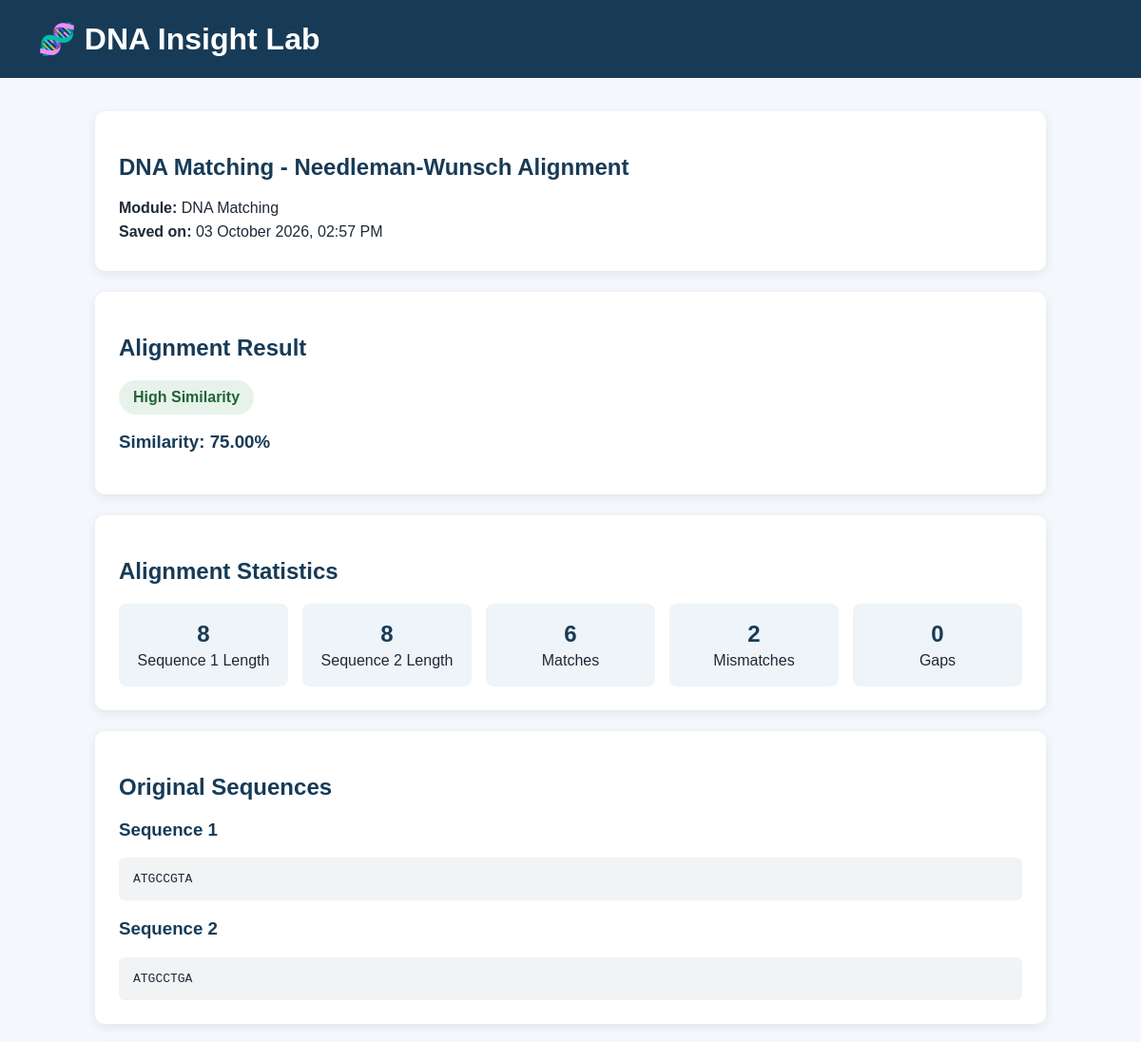
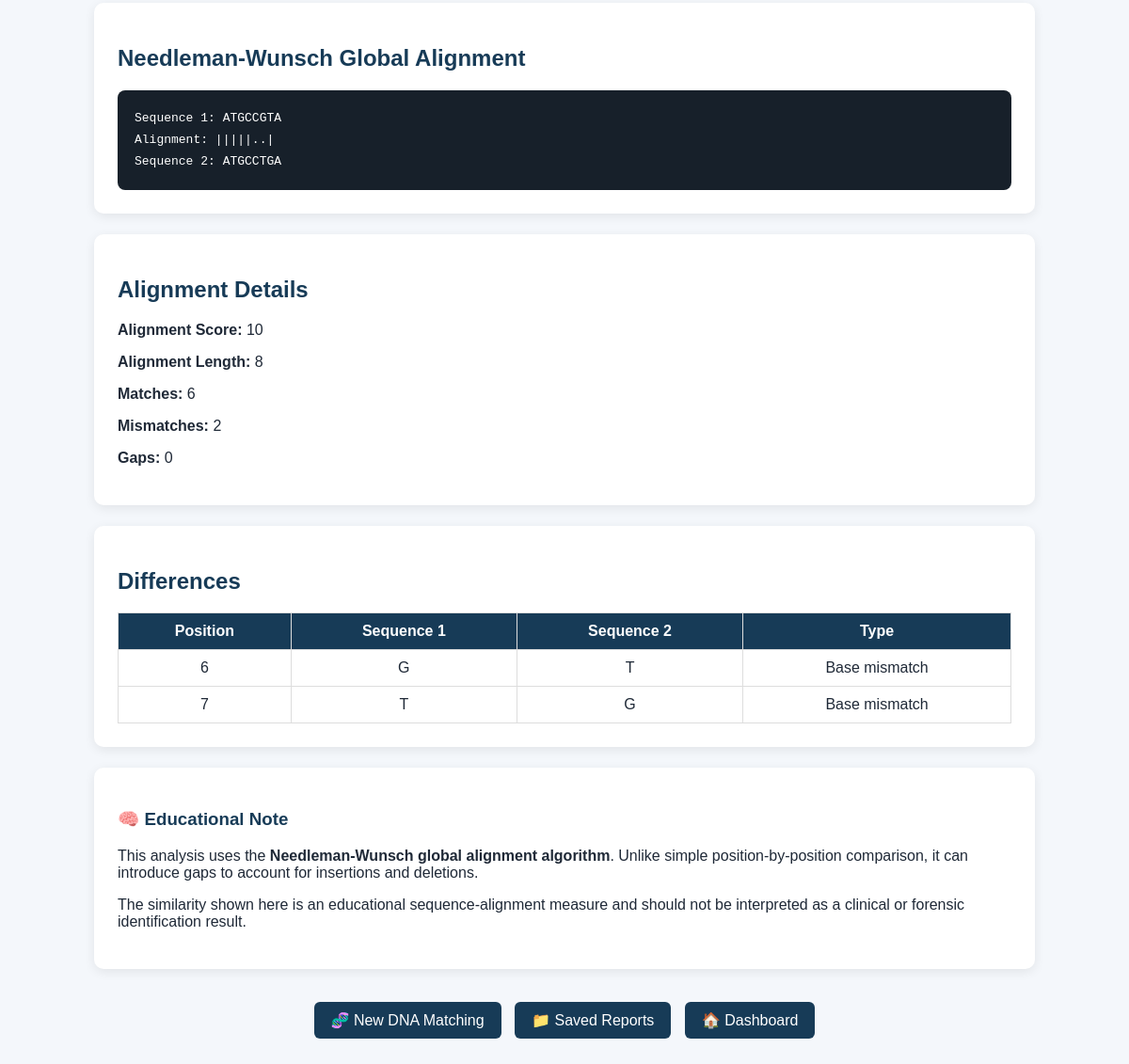
/report/view/2, run on the app's committed database (2 pictures, top to bottom).
### tables this page shows
CREATE TABLE saved_analyses (
            id INTEGER PRIMARY KEY AUTOINCREMENT,
            module TEXT NOT NULL,
            title TEXT NOT NULL,
            details TEXT NOT NULL,
            created_at TEXT NOT NULL
        );

### app.py (the view)
@app.route("/report/view/<int:analysis_id>")
def view_saved_analysis(analysis_id):
    connection = sqlite3.connect(DATABASE)
    connection.row_factory = sqlite3.Row
    try:
        row = connection.execute(
            """
            SELECT id, module, title, details, created_at
            FROM saved_analyses
            WHERE id = ?
            """,
            (analysis_id,)
        ).fetchone()
    finally:
        connection.close()
    if row is None:
        return ("Saved analysis not found.", 404)
    try:
        details = json.loads(row["details"])
    except (json.JSONDecodeError, TypeError):
        return ("Saved analysis data could not be read.", 500)
    analysis = {
        "id": row["id"],
        "module": row["module"],
        "title": row["title"],
        "details": details,
        "created_at": row["created_at"]
    }
    module = row["module"].strip().lower()
    if module == "dna matching":
        return render_template(
            "saved_matching.html",
            analysis=analysis
        )
    elif module == "mutation analysis":
        return render_template(
            "saved_mutation.html",
            analysis=analysis
        )
    else:
        return render_template(
            "combined_report.html",
            analyses=[analysis],
            generated_at=row["created_at"]
        )

### templates/saved_matching.html (shortened to what this page needs)
<!DOCTYPE html>
<html lang="en">
<head>
</head>
<body>
<header>
    <h1>
        🧬 DNA Insight Lab
    </h1>
</header>
<div class="container">
    <div class="card">
        <h2>
            {{ analysis.title }}
        </h2>
        <p class="info">
            <strong>Module:</strong>
            {{ analysis.module }}
        </p>
        <p class="info">
            <strong>Saved on:</strong>
            {{ analysis.created_at }}
        </p>
    </div>
    {% set result = analysis.details %}
    {% if result.error %}
        <div class="card">
            <h3>
                Unable to display this analysis
            </h3>
            <p>
                {{ result.error_message }}
            </p>
        </div>
    {% else %}
        <div class="card">
            <h2>
                Alignment Result
            </h2>
            <p>
                <span class="status">
                    {{ result.status }}
                </span>
            </p>
            <h3>
                Similarity:
                {{ "%.2f"|format(result.similarity) }}%
            </h3>
        </div>
        <div class="card">
            <h2>
                Alignment Statistics
            </h2>
            <div class="stats">
                <div class="stat">
                    <strong>
                        {{ result.length1 }}
                    </strong>
                    Sequence 1 Length
                </div>
                <div class="stat">
                    <strong>
                        {{ result.length2 }}
                    </strong>
                    Sequence 2 Length
                </div>
                <div class="stat">
                    <strong>
                        {{ result.matches }}
                    </strong>
                    Matches
                </div>
                <div class="stat">
                    <strong>
                        {{ result.mismatches }}
                    </strong>
                    Mismatches
                </div>
                <div class="stat">
                    <strong>
                        {{ result.gaps }}
                    </strong>
                    Gaps
                </div>
            </div>
        </div>
        <div class="card">
            <h2>
                Original Sequences
            </h2>
            <h3>
                Sequence 1
            </h3>
            <div class="sequence">
                {{ result.sequence1 }}
            </div>
            <h3>
                Sequence 2
            </h3>
            <div class="sequence">
                {{ result.sequence2 }}
            </div>
        </div>
        <div class="card">
            <h2>
                Needleman-Wunsch Global Alignment
            </h2>
            <div class="alignment">
                Sequence 1:
                {{ result.aligned_sequence1 }}
                <br>
                Alignment:
                {{ result.alignment_line }}
                <br>
                Sequence 2:
                {{ result.aligned_sequence2 }}
            </div>
        </div>
        <div class="card">
            <h2>
                Alignment Details
            </h2>
            <p>
                <strong>Alignment Score:</strong>
                {{ result.alignment_score }}
            </p>
            <p>
                <strong>Alignment Length:</strong>
                {{ result.alignment_length }}
            </p>
            <p>
                <strong>Matches:</strong>
                {{ result.matches }}
            </p>
            <p>
                <strong>Mismatches:</strong>
                {{ result.mismatches }}
            </p>
            <p>
                <strong>Gaps:</strong>
                {{ result.gaps }}
            </p>
        </div>
        {% if result.differences %}
        <div class="card">
            <h2>
                Differences
            </h2>
            <table>
                <tr>
                    <th>
                        Position
                    </th>
                    <th>
                        Sequence 1
                    </th>
                    <th>
                        Sequence 2
                    </th>
                    <th>
                        Type
                    </th>
                </tr>
                {% for difference in result.differences %}
                <tr>
                    <td>
                        {{ difference.position }}
                    </td>
                    <td>
                        {{ difference.sequence1 }}
                    </td>
                    <td>
                        {{ difference.sequence2 }}
                    </td>
                    <td>
                        {{ difference.type }}
                    </td>
                </tr>
                {% endfor %}
            </table>
        </div>
        {% endif %}
        <div class="card">
            <h3>
                🧠 Educational Note
            </h3>
            <p>
                This analysis uses the
                <strong>Needleman-Wunsch global alignment
                algorithm</strong>.
                Unlike simple position-by-position comparison,
                it can introduce gaps to account for
                insertions and deletions.
            </p>
            <p>
                The similarity shown here is an
                educational sequence-alignment measure and
                should not be interpreted as a clinical or
                forensic identification result.
            </p>
        </div>
    {% endif %}
    <div class="buttons">
        <a
            href="/matching"
            class="button"
        >
            🧬 New DNA Matching
        </a>
        <a
            href="/report/saved"
            class="button"
        >
            📁 Saved Reports
        </a>
        <a
            href="/dashboard"
            class="button"
        >
            🏠 Dashboard
        </a>
    </div>
</div>
</body>
</html>

### templates/saved_matching.html (style rules this page uses)
body { margin: 0; font-family: Arial, sans-serif; background: #f4f7fb; color: #1f2937; }
header { background: #173b57; color: white; padding: 22px 40px; }
header h1 { margin: 0; }
.container { width: 90%; max-width: 1000px; margin: 35px auto; }
.card { background: white; padding: 25px; margin-bottom: 22px; border-radius: 10px; box-shadow: 0 3px 12px rgba(0,0,0,0.08); }
h2 { color: #173b57; }
h3 { color: #173b57; }
.info { margin: 7px 0; }
.stats { display: grid; grid-template-columns: repeat(auto-fit, minmax(150px, 1fr)); gap: 15px; }
.stat { background: #eef4f8; padding: 18px; border-radius: 8px; text-align: center; }
.stat strong { display: block; font-size: 24px; color: #173b57; margin-bottom: 5px; }
.sequence { background: #f1f3f5; padding: 15px; border-radius: 6px; font-family: monospace; word-break: break-all; }
.alignment { background: #17202a; color: white; padding: 18px; border-radius: 8px; overflow-x: auto; font-family: monospace; line-height: 1.8; }
table { width: 100%; border-collapse: collapse; margin-top: 15px; }
th, td { border: 1px solid #ddd; padding: 10px; text-align: center; }
th { background: #173b57; color: white; }
.status { display: inline-block; padding: 9px 15px; border-radius: 20px; background: #e7f3ea; color: #236438; font-weight: bold; }
.buttons { text-align: center; margin-top: 30px; }
.button { display: inline-block; margin: 5px; padding: 10px 18px; background: #173b57; color: white; text-decoration: none; border-radius: 6px; }

### data on the page
saved_analyses: title "DNA Matching - Needleman-Wunsch Alignment", module "DNA Matching", created_at "03 October 2026, 02:57 PM"

### other printed values
{{ result.status }} "High Similarity"
{{ "%.2f"|format(result.similarity) }} "75.00"
{{ result.length1 }} "8"
{{ result.length2 }} "8"
{{ result.matches }} "6"
{{ result.mismatches }} "2"
{{ result.gaps }} "0"
{{ result.sequence1 }} "ATGCCGTA"
{{ result.sequence2 }} "ATGCCTGA"
{{ result.aligned_sequence1 }} "ATGCCGTA"
{{ result.alignment_line }} "|||||..|"
{{ result.aligned_sequence2 }} "ATGCCTGA"
{{ result.alignment_score }} "10"
{{ result.alignment_length }} "8"
{{ difference.position }} "6" "7"
